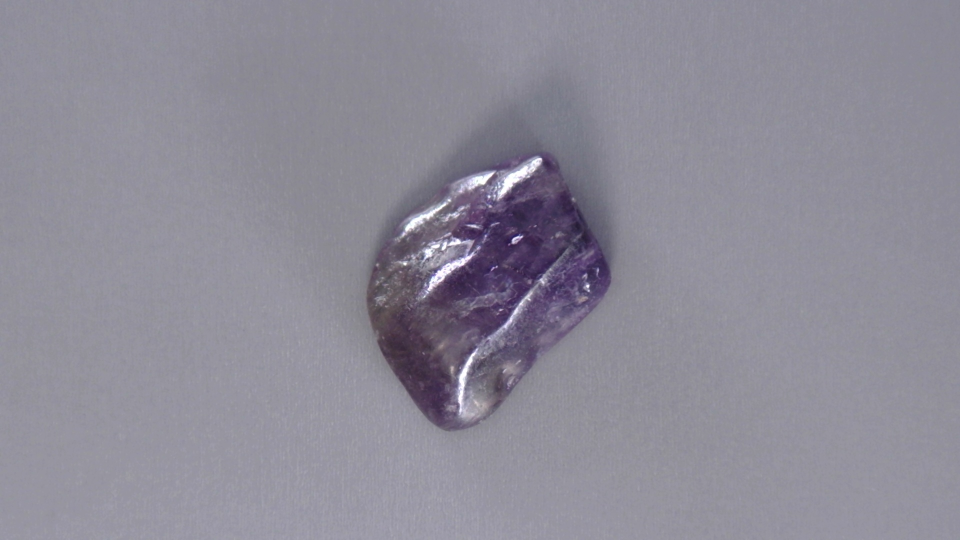
%> input picture example images/original.jpg, 1920 x 1080 px (shown at 1/2 size)
$ octave --eval "result = preprocess_image(imread('example images/original.jpg'));"   (GNU Octave 9; MATLAB toolbox functions it lacks are replaced by stand-ins)
%> lines starting %> are read from the running program, lines starting %| are printed output that depends on the picture; in (x1, y1, x2, y2) boxes, pixels count from 0 and x2, y2 are one past the last pixel; in counts of white or black regions, pixels touching at a corner belong together; the program's own positions count from 1
function gem_img = preprocess_image(input_img)
%PREPROCESS_IMAGE Takes in an image, returns a segmented gem image
% Given that gems are radically different in shape, color, size,
% reflectivity, etc. this approach segments by performing edge detection,
% isolating gem edges, and taking the convex hull of those edges.

% Perform the basic preprocessing needed to normalize the image
gray_img = im2double(rgb2gray(input_img));
equalized_img = adapthisteq(gray_img);
blurred_img = imfilter(equalized_img, fspecial('average', 8));

% Make a sobel filter and use it to find the edge magnitues of img
sobel_vt_filter = [
    1, 2, 1;
    0, 0, 0;
    -1, -2, -1]/4;
sobel_hz_filter = sobel_vt_filter';

dldy = imfilter(blurred_img, sobel_vt_filter, 'same', 'repl' );
dldx = imfilter(blurred_img, sobel_hz_filter, 'same', 'repl' );

edge_mag = sqrt(dldx.^2 + dldy.^2);

% Binarize the edge magnitudes to ignore weaker edges
binarized_img = imbinarize(edge_mag, 0.033);
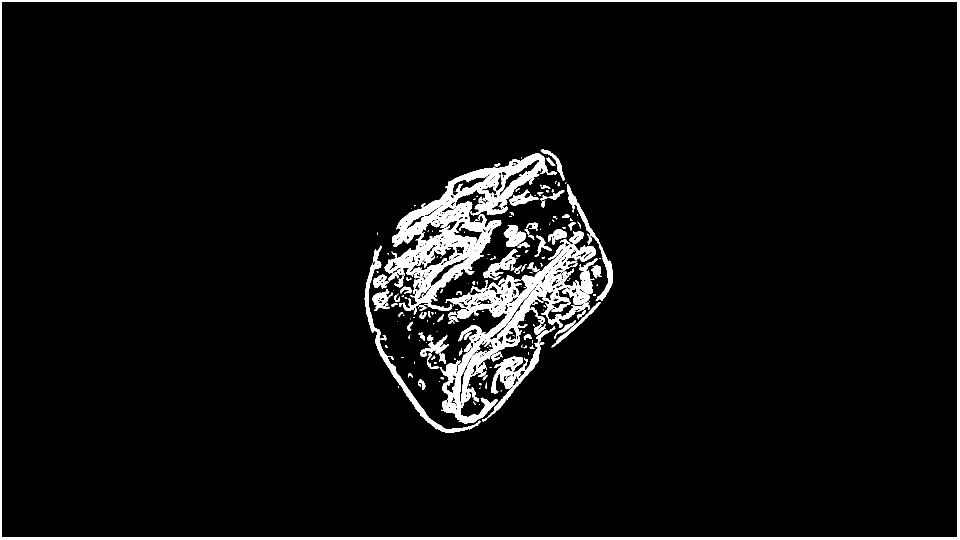
%> binarized_img: size 1080x1920 logical (shown at 1/2 size); 5.2% white; 198 white regions (112 under 20 px), largest, box (x1, y1, x2, y2) and area: (769, 307, 1113, 630) 29323, (0, 0, 1920, 1080) 26919, (880, 462, 1192, 848) 26689

% Remove some of the remaining background noise with morphology
struct_el = strel('disk', 3);
cleaned_img = imopen(binarized_img, struct_el);
%> cleaned_img: size 1080x1920 logical; 4.8% white; 109 white regions, largest, box (x1, y1, x2, y2) and area: (0, 0, 1920, 1080) 26919, (769, 307, 1095, 622) 26372, (884, 462, 1192, 847) 20124

% Occasionally, a small amount of noise still remains.
% We can fix this by removing all small pixel groups < 250 pixels

% Label all 8-conn objects and get their area in pixels
[labeled_img, obj_count] = bwlabel(cleaned_img);
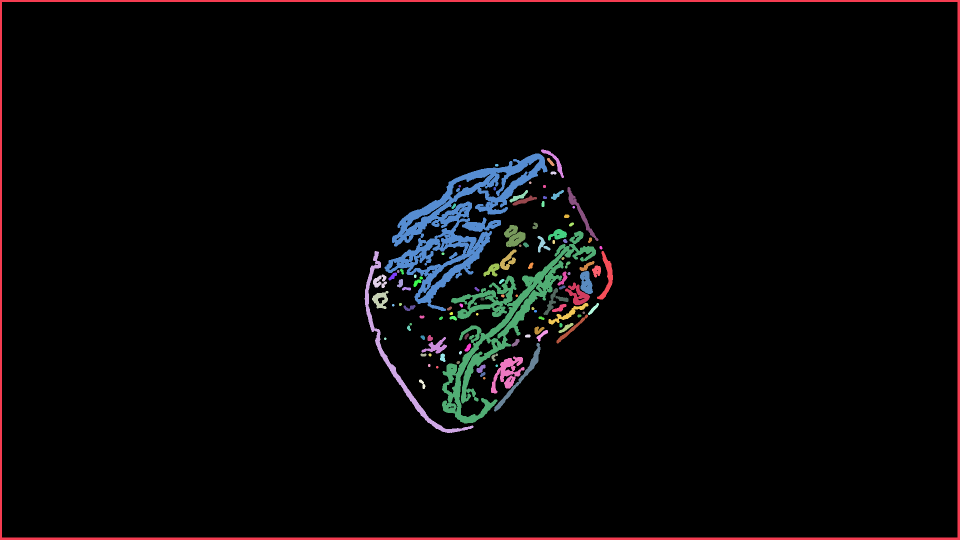
%> labeled_img: size 1080x1920 double (shown at 1/2 size); 110 distinct labels, from 0 to 109; one colour per label, 0 black
%> obj_count = 109
props = regionprops(labeled_img, 'Area');
%> props = 109 regions; largest, Area: 26919, 26372, 20124, 4091, 2045

% Make an empty image and write the larger pixel groups to it
gem_edges_img = zeros(size(cleaned_img));
for i = 1:obj_count
    if props(i).Area > 250
        gem_edges_img = gem_edges_img + (labeled_img == i);
    end
end
%> this loop made 109 passes
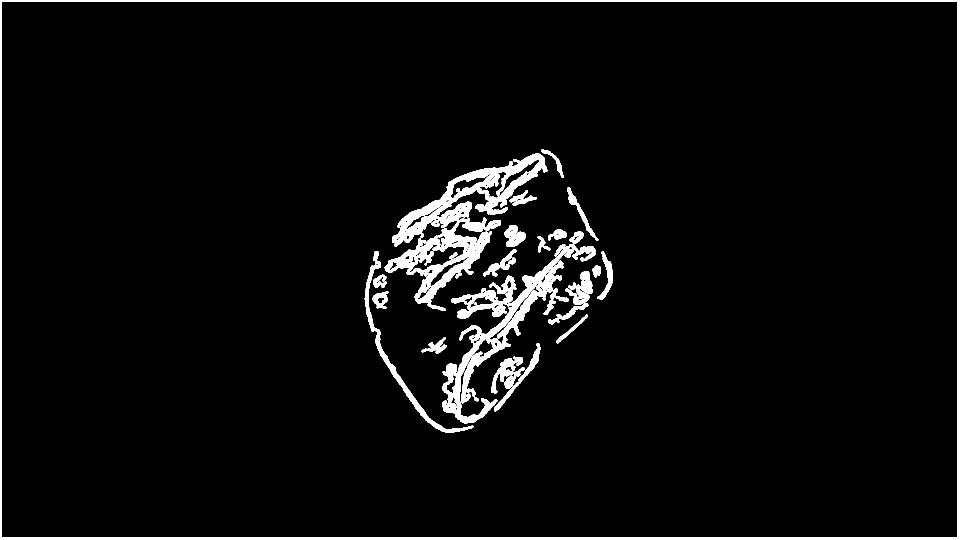
%> gem_edges_img: size 1080x1920 double (shown at 1/2 size); values 0 (black) and 1 (white), 4.5% white; 25 white regions, largest, box (x1, y1, x2, y2) and area: (0, 0, 1920, 1080) 26919, (769, 307, 1095, 622) 26372, (884, 462, 1192, 847) 20124

% Crop out the wall edges
img_size = size(gem_edges_img);
%> img_size = [1080 1920]
crop_amount = 10;
x_min = crop_amount;
y_min = crop_amount;
width = img_size(2) - crop_amount * 2;
%> width = 1900
height = img_size(1) - crop_amount * 2;
%> height = 1060
wall_crop = [x_min, y_min, width, height];
%> wall_crop = [10 10 1900 1060]
walls_cropped_img = imcrop(gem_edges_img, wall_crop);
%> walls_cropped_img: size 1061x1901 double; values 0 (black) and 1 (white), 3.3% white; 24 white regions, largest, box (x1, y1, x2, y2) and area: (760, 298, 1086, 613) 26372, (875, 453, 1183, 838) 20124, (720, 493, 938, 857) 4091

% Pad out the image so we can get a centered square crop of the gem
final_img_size = [672, 672];
padded_gem_mask = padarray(walls_cropped_img, final_img_size);
%> padded_gem_mask: size 2405x3245 double; values 0 (black) and 1 (white), 0.85% white; 24 white regions, largest, box (x1, y1, x2, y2) and area: (1432, 970, 1758, 1285) 26372, (1547, 1125, 1855, 1510) 20124, (1392, 1165, 1610, 1529) 4091

% Compute convex hull, at this point only gem edges should be remaining
% Get the centroid of filled in gem shape
gem_conv_hull = bwconvhull(padded_gem_mask);
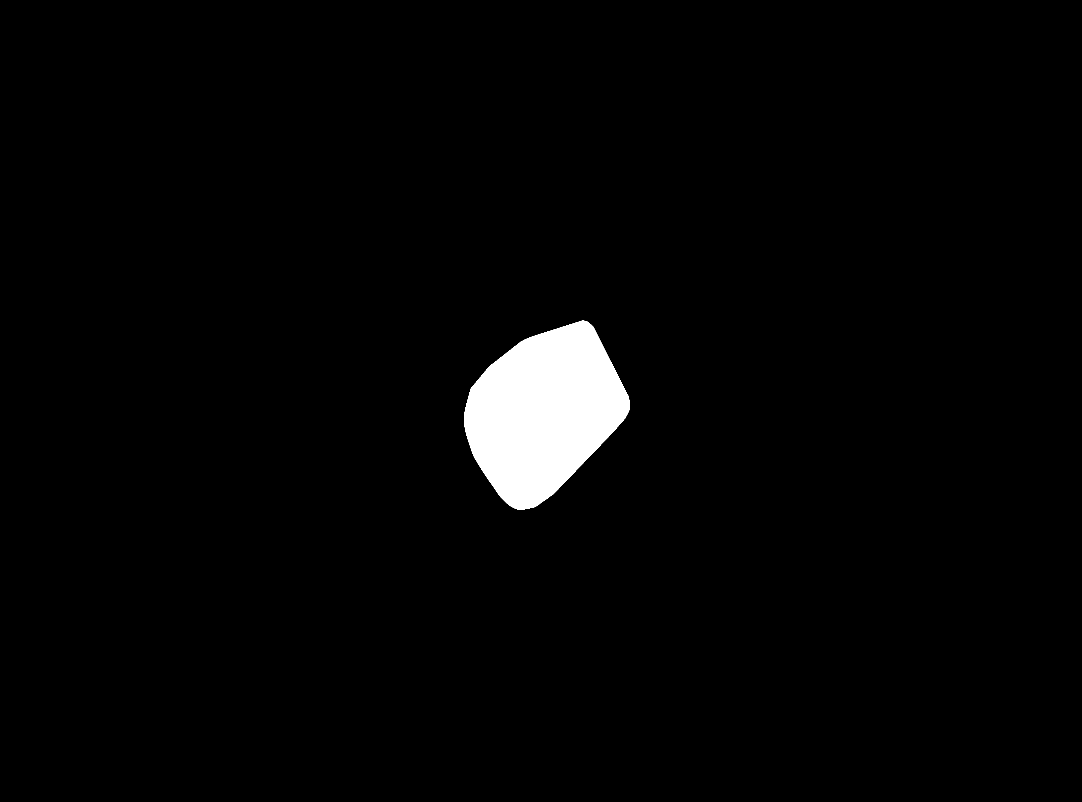
%> gem_conv_hull: size 2405x3245 logical (shown at 1/3 size); 2.4% white; 1 white region, box (x1, y1, x2, y2) and area: (1392, 962, 1889, 1529) 184189
centroid = regionprops(gem_conv_hull, 'Centroid').Centroid;
%> centroid = [1631.9 1238.4]

% Crop out a 672x672 region, with the gem being centered using centroid
x_min = round(centroid(1)) - final_img_size(1)/2;
%> x_min = 1296
y_min = round(centroid(2)) - final_img_size(2)/2;
%> y_min = 902
width = final_img_size(1) - 1;
height = final_img_size(2) - 1;
normalize_crop = [x_min, y_min, width, height];
%> normalize_crop = [1296 902 671 671]
cropped_gem_mask = imcrop(gem_conv_hull, normalize_crop);
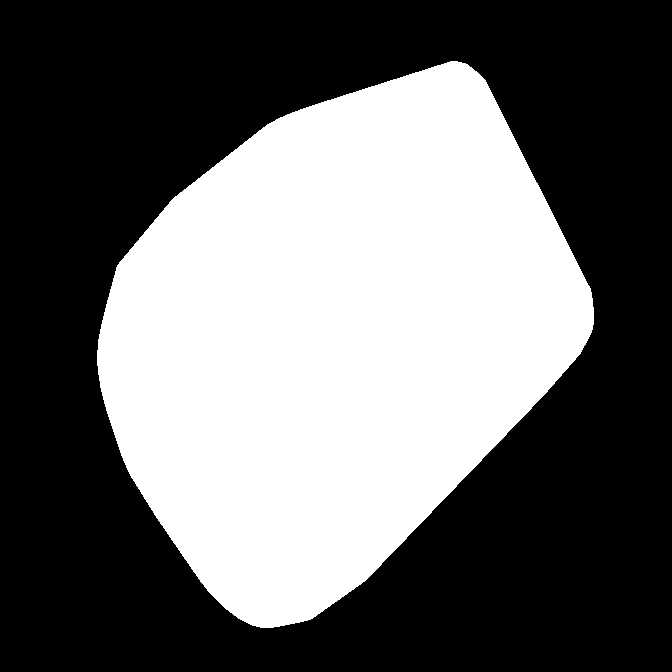
%> cropped_gem_mask: size 672x672 logical; 40.8% white; 1 white region, box (x1, y1, x2, y2) and area: (97, 61, 594, 628) 184189

% Use the binary image as a mask to crop out the gem from original image
cropped_input_img = imcrop(input_img, wall_crop);
padded_input_img = padarray(cropped_input_img, final_img_size);
cropped_input_img = imcrop(padded_input_img, normalize_crop);
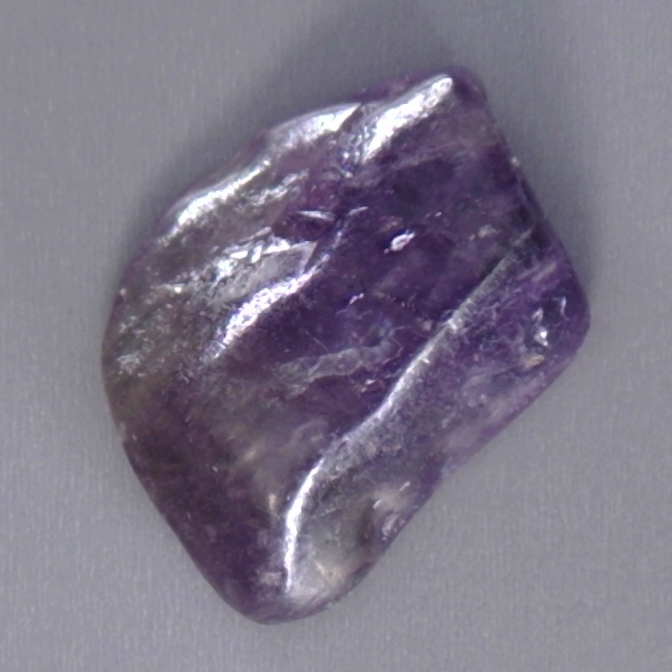
%> cropped_input_img: size 672x672x3 uint8; mean R, G, B 124.3, 118.3, 134.9

% Now we have a 672x672 RGB image with the gem centered
% The final step is to remove the background using the mask
segmented_gem = cropped_input_img .* uint8(cropped_gem_mask);
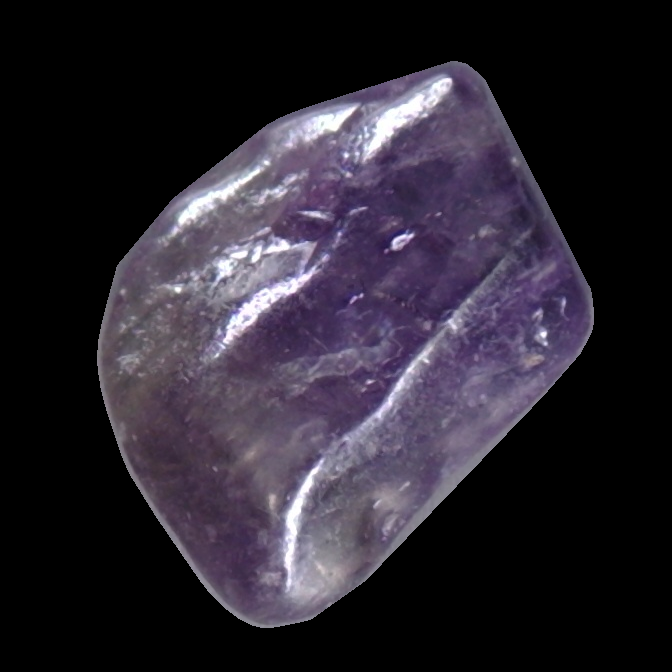
%> segmented_gem: size 672x672x3 uint8; mean R, G, B 42, 36.8, 47.1

% Resize to 224x224 for our classifiers and return the image
gem_img = imresize(segmented_gem, 1/3, 'nearest');
end
